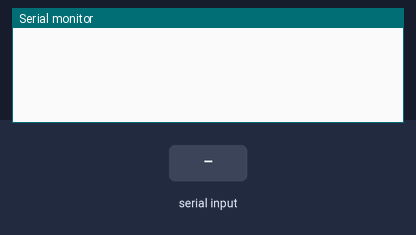
The sketch below on a simulated Arduino Uno, built with avr-gcc and run on an emulated ATmega328P. Shown: the last lines printed to the serial monitor. The test bench sets the inputs (shaded band).

Above: at 1.2 s.
1.3 s: "1" received over the second serial link
At 3.5 s:
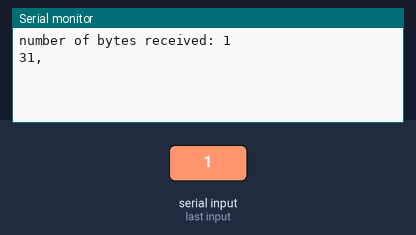
3.8 s: "0" received over the second serial link
At 5.2 s:
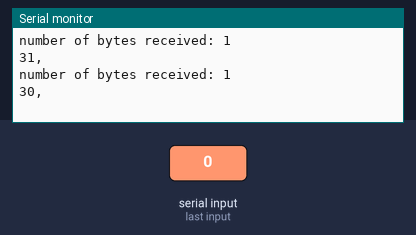
5.3 s: "2" received over the second serial link
At 7.8 s:
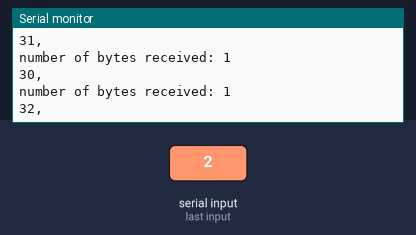

Measured:
- after the input at 1.3 s, the serial monitor: prints a new line after 1.0 s (image 1)
- after the input at 3.8 s, the serial monitor: prints a new line after 1.0 s (image 2)
- after the input at 5.3 s, the serial monitor: prints a new line after 1.0 s (image 3)

The sketch:

cameraSim.ino
```cpp
#include <SoftwareSerial.h>

byte buff[200];         // a byte array to hold incoming data
SoftwareSerial serial(10, 11); // RX, TX --> the comm line connecting arduino to arduino

void setup() {
  Serial.begin(9600); //serial for debugging
  serial.begin(9600); //serial comms between dev boards
}

void loop() {
  // put your main code here, to run repeatedly:
  if (serial.available()) {
    int numBytes = serial.readBytes(buff, 15); //read any incoming data and save the amount of bytes received
    sendReply();
    Serial.print("number of bytes received: ");
    Serial.println(numBytes);

    //print the data recieved
    for (int k = 0; k <= numBytes - 1; ++k) {
      printHexWithLeadingZeros(buff[k]);
      Serial.print(',');
    }
    Serial.println();
  }

}

void sendReply() {
  byte replyMsg[] = {(byte)0x6E, (byte)0x00, (byte)0x00, (byte)0x82, (byte)0x00, (byte)0x02, (byte)0xAA, (byte)0xC3, (byte)0x16, (byte)0x00, (byte)0xA9, (byte)0xD5};
  serial.write(replyMsg, sizeof(replyMsg));
}

void printHexWithLeadingZeros(byte hexValue) {
  if (hexValue < 16) {
    Serial.print('0');
  }
  Serial.print(hexValue, HEX);
}
```
